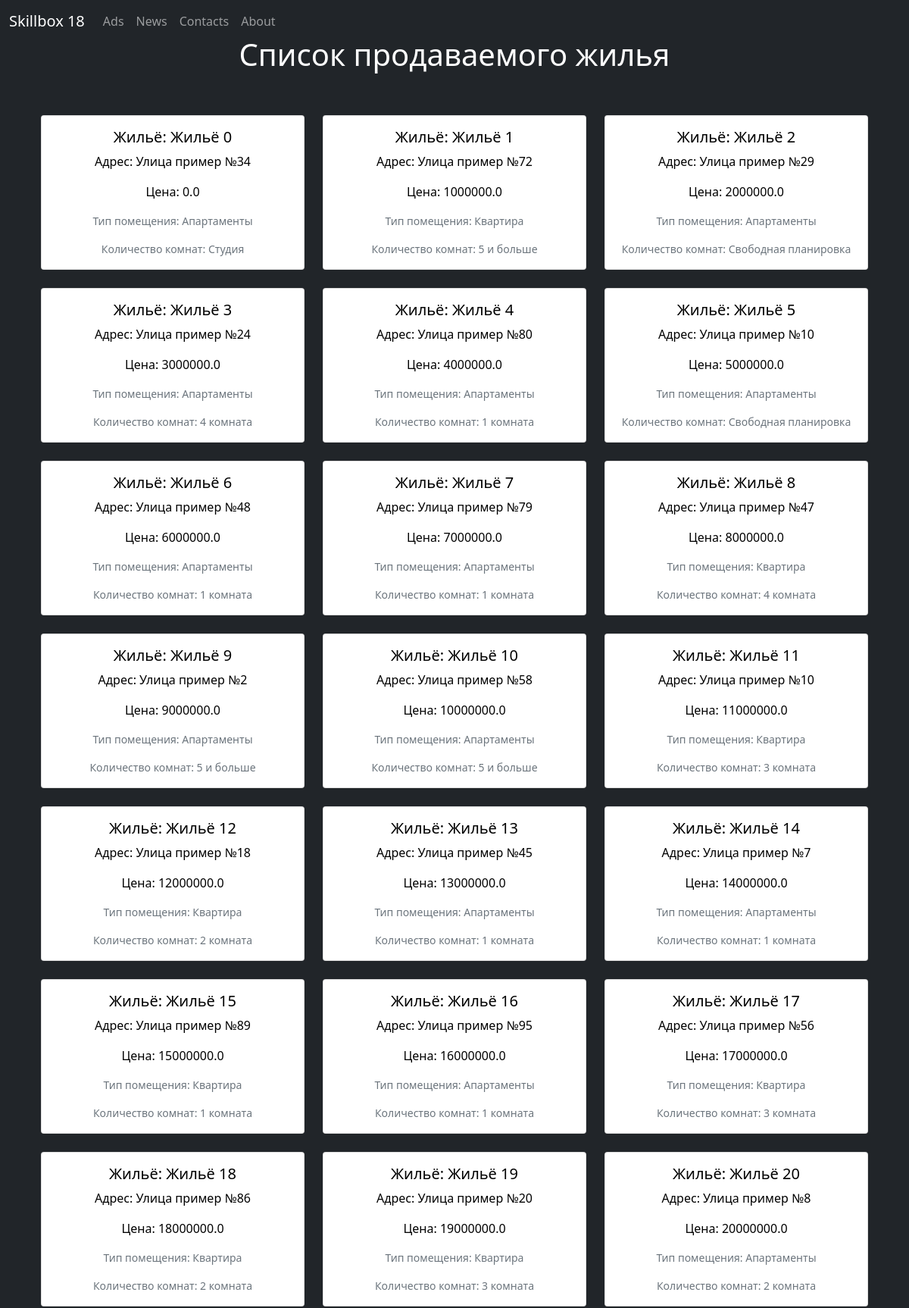
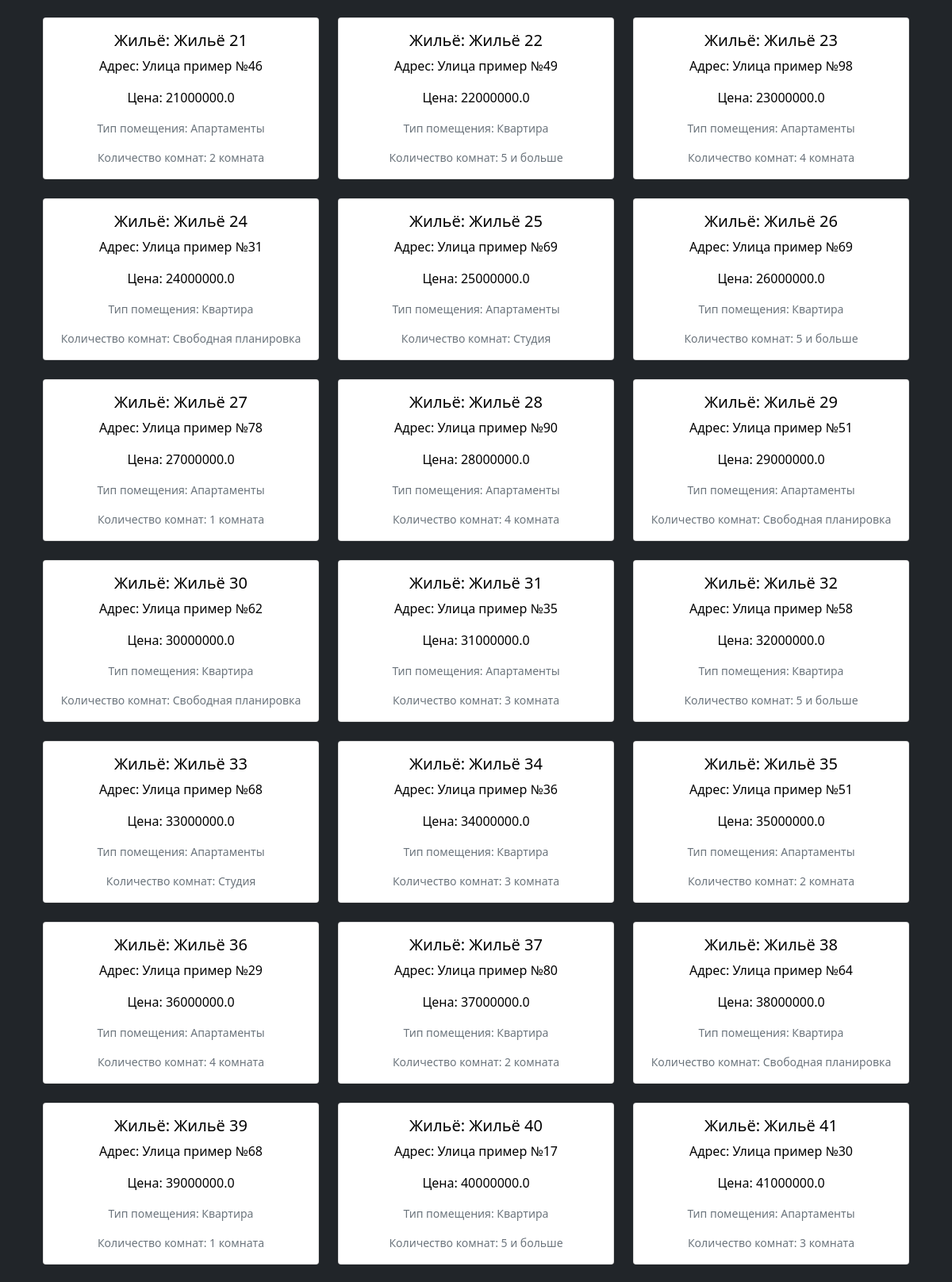
The page / (upper part) on the database its author committed (2 pictures, top to bottom).
### app_house/models.py (models this page shows, shortened)
class House(models.Model):
    Name = models.CharField(max_length=100, blank=True, verbose_name='Name house')
    Address = models.CharField(max_length=100, blank=True, verbose_name='Address house')
    Price = models.FloatField(blank=True, verbose_name='Price')
    TypeHouse = models.ForeignKey(TypeHouse, on_delete=models.CASCADE, null=True, blank=True, verbose_name='Type house')
    CountRooms = models.ForeignKey(CountRooms, on_delete=models.CASCADE, null=True, blank=True, verbose_name='Count rooms')
    class Meta:
        verbose_name_plural = 'Жильё'
        verbose_name = 'Жильё'

class TypeHouse(models.Model):
    Name = models.CharField(max_length=100, blank=True, verbose_name='Type house')
    def __str__(self):
        return f'{self.Name}'
    class Meta:
        verbose_name_plural = 'Типы помещений'
        verbose_name = 'Тип помещения'

class CountRooms(models.Model):
    Name = models.CharField(max_length=100, blank=True, verbose_name='Count rooms')
    def __str__(self):
        return f'{self.Name}'
    class Meta:
        verbose_name_plural = 'Количество комнат'
        verbose_name = 'Количество комнат'

### app_house/views.py (the view)
# urls.py: path('', list_house_view, name='main'),
def list_house_view(request):
    listHouse = House.objects.select_related('TypeHouse', 'CountRooms').all()
    return render(request, 'app_house/list_house.html', {
        'listHouse': listHouse,
    })

### app_house/templates/app_house/list_house.html (shortened to what this page needs)
{% extends 'app_house/base.html' %}
{% block content %}
<h1>Список продаваемого жилья</h1>
<main class="container py-5 text-center text-black bg-dark">
    <div class="row" data-masonry="{&quot;percentPosition&quot;: true }" style="position: relative; height: 1334px;">
        {% if listHouse %}
        {% for l in listHouse %}
        <div class="col-sm-6 col-lg-4 mb-4">
            <div class="card">
                <div class="card-body">
                    <h5 class="card-title"><font style="vertical-align: inherit;"><font
                            style="vertical-align: inherit;">Жильё: {{l.Name}}</font></font></h5>
                    <p class="card-text">
                        <font style="vertical-align: inherit;"><font style="vertical-align: inherit;">Адрес: {{l.Address}}</font></font></p>
                    <p class="card-text">
                        <font style="vertical-align: inherit;"><font
                            style="vertical-align: inherit;">Цена: {{l.Price}}</font></font></p>
                    <p class="card-text"><small class="text-muted"><font style="vertical-align: inherit;"><font
                            style="vertical-align: inherit;">Тип помещения: {{l.TypeHouse}}</font></font></small>
                    </p>
                    <p class="card-text"><small class="text-muted"><font style="vertical-align: inherit;"><font
                            style="vertical-align: inherit;">Количество комнат: {{l.CountRooms}}</font></font></small>
                    </p>
                </div>
            </div>
        </div>
        {% endfor %}
        {% else %}
        <p>Объявлений нет</p>
        {% endif %}
    </div>
</main>
{% endblock %}

### app_house/templates/app_house/base.html (shortened to what this page needs)
{% load static %}
{% load i18n %}
{% load cache %}
<!DOCTYPE html>
<html lang="en">
<head>
    <link href="https://cdn.jsdelivr.net/npm/bootstrap@5.1.3/dist/css/bootstrap.min.css" rel="stylesheet"
>
</head>
<body class="container py-5 text-center text-white bg-dark">
<div>
    {% cache 500 header %}
        <header>
            <nav class="navbar navbar-expand-md navbar-dark fixed-top bg-dark">
                <div class="container-fluid">
                    <a class="navbar-brand" href="https://go.skillbox.ru/education/course/django-framework/7bd8334c-ca89-492f-9f31-a2b0fc4887c7/homework">Skillbox 18</a>
                    <div class="collapse navbar-collapse" id="navbarCollapse">
                        <ul class="navbar-nav me-auto mb-2 mb-md-0">
                            <li class="nav-item">
                            <a class="nav-link" aria-current="page" href="{% url 'main' %}">{% trans "Ads" %}</a>
                            </li>
                            <li class="nav-item">
                            <a class="nav-link" href="{% url 'news' %}">{% trans "News" %}</a>
                            </li>
                            <li class="nav-item">
                            <a class="nav-link" href="{% url 'contacts' %}">{% trans "Contacts" %}</a>
                            </li>
                            <li class="nav-item">
                            <a class="nav-link" href="{% url 'about' %}">{% trans "About" %}</a>
                            </li>
                        </ul>
                    </div>
                </div>
            </nav>
        </header>
    {% endcache %}
    {% block content %}
    {% endblock %}
    {% cache 500 footer %}
        <footer class="navbar-fixed-bottom row-fluid">
            <p>@ 2022 {% trans "Daniil Antonovich" %}</p>
        </footer>
    {% endcache %}
</div>
</body>

### app_house/templates/app_house/base.html (style rules this page uses)
footer { bottom: 0; left: 0; right: 0; }

### rows shown on the page
House: Name "Жильё 0", Address "Улица пример №34", Price "0.0", TypeHouse "Апартаменты", CountRooms "Студия"
House: Name "Жильё 1", Address "Улица пример №72", Price "1000000.0", TypeHouse "Квартира", CountRooms "5 и больше"
House: Name "Жильё 2", Address "Улица пример №29", Price "2000000.0", TypeHouse "Апартаменты", CountRooms "Свободная планировка"
House: Name "Жильё 3", Address "Улица пример №24", Price "3000000.0", TypeHouse "Апартаменты", CountRooms "4 комната"
House: Name "Жильё 4", Address "Улица пример №80", Price "4000000.0", TypeHouse "Апартаменты", CountRooms "1 комната"
House: Name "Жильё 5", Address "Улица пример №10", Price "5000000.0", TypeHouse "Апартаменты", CountRooms "Свободная планировка"
House: Name "Жильё 6", Address "Улица пример №48", Price "6000000.0", TypeHouse "Апартаменты", CountRooms "1 комната"
House: Name "Жильё 7", Address "Улица пример №79", Price "7000000.0", TypeHouse "Апартаменты", CountRooms "1 комната"
House: Name "Жильё 8", Address "Улица пример №47", Price "8000000.0", TypeHouse "Квартира", CountRooms "4 комната"
House: Name "Жильё 9", Address "Улица пример №2", Price "9000000.0", TypeHouse "Апартаменты", CountRooms "5 и больше"
House: Name "Жильё 10", Address "Улица пример №58", Price "10000000.0", TypeHouse "Апартаменты", CountRooms "5 и больше"
House: Name "Жильё 11", Address "Улица пример №10", Price "11000000.0", TypeHouse "Квартира", CountRooms "3 комната"
House: Name "Жильё 12", Address "Улица пример №18", Price "12000000.0", TypeHouse "Квартира", CountRooms "2 комната"
House: Name "Жильё 13", Address "Улица пример №45", Price "13000000.0", TypeHouse "Апартаменты", CountRooms "1 комната"
House: Name "Жильё 14", Address "Улица пример №7", Price "14000000.0", TypeHouse "Апартаменты", CountRooms "1 комната"
House: Name "Жильё 15", Address "Улица пример №89", Price "15000000.0", TypeHouse "Квартира", CountRooms "1 комната"
House: Name "Жильё 16", Address "Улица пример №95", Price "16000000.0", TypeHouse "Апартаменты", CountRooms "1 комната"
House: Name "Жильё 17", Address "Улица пример №56", Price "17000000.0", TypeHouse "Квартира", CountRooms "3 комната"
House: Name "Жильё 18", Address "Улица пример №86", Price "18000000.0", TypeHouse "Квартира", CountRooms "2 комната"
House: Name "Жильё 19", Address "Улица пример №20", Price "19000000.0", TypeHouse "Квартира", CountRooms "3 комната"
House: Name "Жильё 20", Address "Улица пример №8", Price "20000000.0", TypeHouse "Апартаменты", CountRooms "2 комната"
House: Name "Жильё 21", Address "Улица пример №46", Price "21000000.0", TypeHouse "Апартаменты", CountRooms "2 комната"
House: Name "Жильё 22", Address "Улица пример №49", Price "22000000.0", TypeHouse "Квартира", CountRooms "5 и больше"
House: Name "Жильё 23", Address "Улица пример №98", Price "23000000.0", TypeHouse "Апартаменты", CountRooms "4 комната"
House: Name "Жильё 24", Address "Улица пример №31", Price "24000000.0", TypeHouse "Квартира", CountRooms "Свободная планировка"
House: Name "Жильё 25", Address "Улица пример №69", Price "25000000.0", TypeHouse "Апартаменты", CountRooms "Студия"
House: Name "Жильё 26", Address "Улица пример №69", Price "26000000.0", TypeHouse "Квартира", CountRooms "5 и больше"
House: Name "Жильё 27", Address "Улица пример №78", Price "27000000.0", TypeHouse "Апартаменты", CountRooms "1 комната"
House: Name "Жильё 28", Address "Улица пример №90", Price "28000000.0", TypeHouse "Апартаменты", CountRooms "4 комната"
House: Name "Жильё 29", Address "Улица пример №51", Price "29000000.0", TypeHouse "Апартаменты", CountRooms "Свободная планировка"
House: Name "Жильё 30", Address "Улица пример №62", Price "30000000.0", TypeHouse "Квартира", CountRooms "Свободная планировка"
House: Name "Жильё 31", Address "Улица пример №35", Price "31000000.0", TypeHouse "Апартаменты", CountRooms "3 комната"
House: Name "Жильё 32", Address "Улица пример №58", Price "32000000.0", TypeHouse "Квартира", CountRooms "5 и больше"
House: Name "Жильё 33", Address "Улица пример №68", Price "33000000.0", TypeHouse "Апартаменты", CountRooms "Студия"
House: Name "Жильё 34", Address "Улица пример №36", Price "34000000.0", TypeHouse "Квартира", CountRooms "3 комната"
House: Name "Жильё 35", Address "Улица пример №51", Price "35000000.0", TypeHouse "Апартаменты", CountRooms "2 комната"
House: Name "Жильё 36", Address "Улица пример №29", Price "36000000.0", TypeHouse "Апартаменты", CountRooms "4 комната"
House: Name "Жильё 37", Address "Улица пример №80", Price "37000000.0", TypeHouse "Квартира", CountRooms "2 комната"
House: Name "Жильё 38", Address "Улица пример №64", Price "38000000.0", TypeHouse "Квартира", CountRooms "Свободная планировка"
House: Name "Жильё 39", Address "Улица пример №68", Price "39000000.0", TypeHouse "Квартира", CountRooms "1 комната"
House: Name "Жильё 40", Address "Улица пример №17", Price "40000000.0", TypeHouse "Квартира", CountRooms "5 и больше"
House: Name "Жильё 41", Address "Улица пример №30", Price "41000000.0", TypeHouse "Апартаменты", CountRooms "3 комната"
